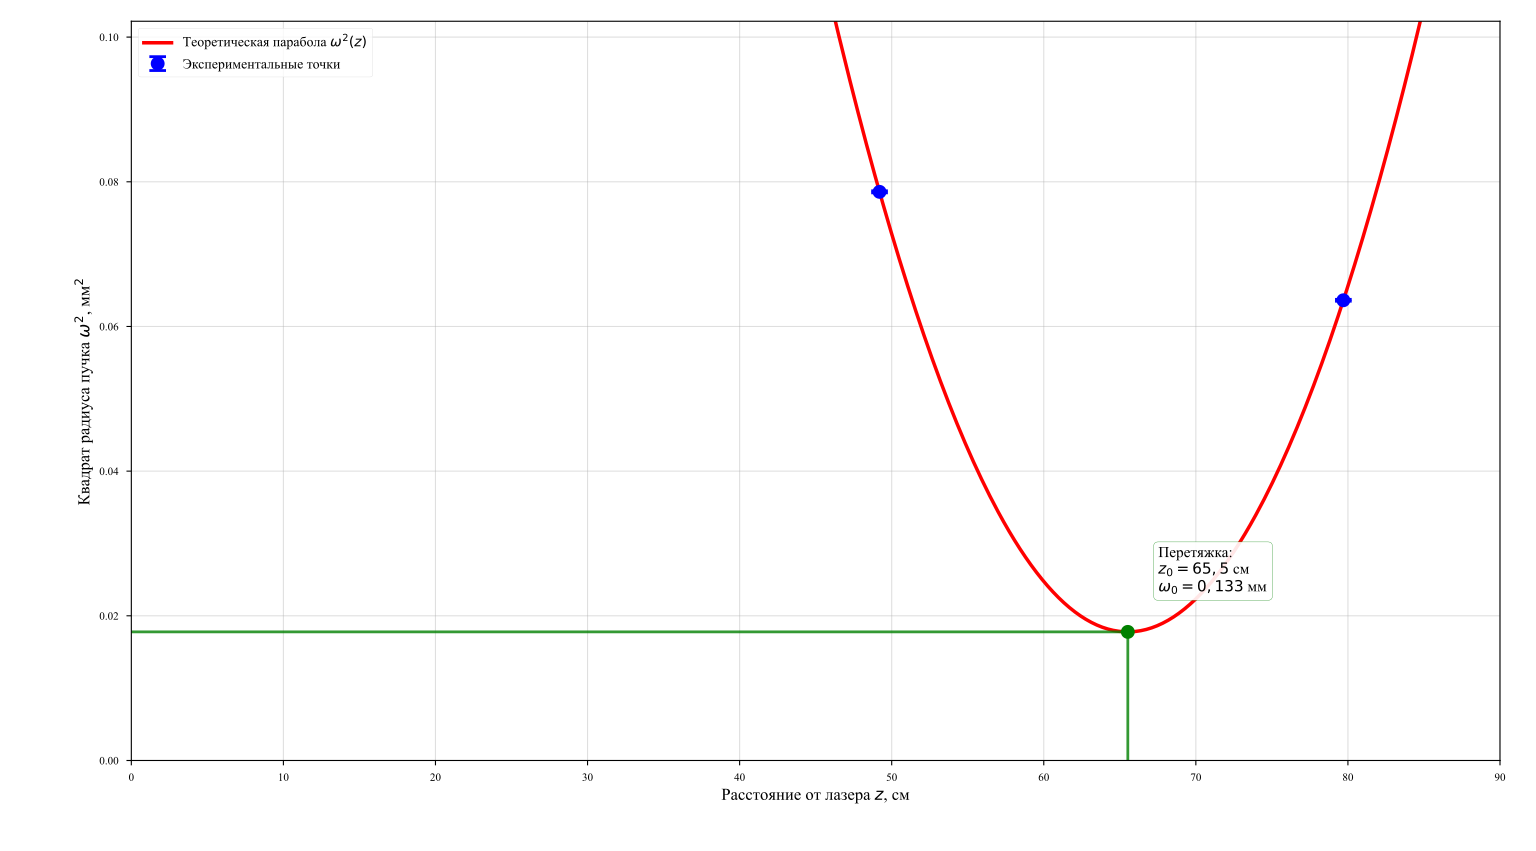

Generate this figure with Python:
import numpy as np
import matplotlib.pyplot as plt
from scipy.optimize import fsolve, curve_fit
import warnings

warnings.filterwarnings('ignore')

# Настройка стиля
plt.style.use('seaborn-v0_8-paper')
plt.rcParams['font.family'] = 'serif'
plt.rcParams['font.serif'] = ['Times New Roman', 'DejaVu Serif']
plt.rcParams['axes.unicode_minus'] = False

def fmt(val, decimals=4):
    return f"{val:.{decimals}f}".replace('.', ',')

# =============================================================================
# 1. Ввод данных
# =============================================================================
z1 = 797.0  # 79,7 см (ближе к перетяжке, пучок уже)
z2 = 492.0  # 49,2 см (дальше от перетяжки, пучок шире)

x1 = np.array([0, 0.05, 0.1, 0.15, 0.2, 0.25, 0.3, 0.35, 0.4, 0.45, 0.48, 0.5, 0.52, 0.54, 0.55, 0.56, 0.57, 0.58, 0.59, 0.6, 0.61, 0.62, 0.63, 0.64, 0.65, 0.66, 0.67, 0.68, 0.69, 0.7, 0.71, 0.72, 0.73, 0.75, 0.77, 0.79, 0.81, 0.83, 0.85, 0.9, 0.95, 1, 1.05, 1.1, 1.15, 1.2, 1.25])
V1 = np.array([5, 8, 12, 20, 55, 72, 125, 243, 475, 899, 1241, 1530, 1812, 2102, 2230, 2342, 2428, 2510, 2565, 2627, 2646, 2670, 2680, 2680, 2660, 2641, 2603, 2568, 2482, 2418, 2303, 2203, 2075, 1753, 1552, 1297, 1065, 800, 634, 314, 142, 68, 35, 18, 10, 6, 4])

x2 = np.array([0, 0.1, 0.15, 0.2, 0.25, 0.3, 0.35, 0.4, 0.45, 0.46, 0.47, 0.48, 0.49, 0.5, 0.51, 0.52, 0.53, 0.54, 0.55, 0.56, 0.57, 0.58, 0.59, 0.6, 0.61, 0.62, 0.63, 0.64, 0.65, 0.66, 0.67, 0.68, 0.69, 0.7, 0.71, 0.72, 0.73, 0.75, 0.76, 0.77, 0.78, 0.79, 0.8, 0.81, 0.82, 0.83, 0.84, 0.85, 0.86, 0.87, 0.88, 0.89, 0.9, 0.92, 0.94, 0.96, 0.98, 1, 1.05, 1.1, 1.15, 1.2, 1.25, 1.35, 1.4, 1.45])
V2 = np.array([0, 1, 3, 5, 8, 15, 30, 62, 138, 160, 185, 222, 264, 315, 356, 419, 489, 545, 625, 701, 760, 833, 936, 1020, 1123, 1250, 1352, 1430, 1530, 1658, 1759, 1874, 1980, 2060, 2170, 2267, 2346, 2468, 2490, 2538, 2559, 2570, 2580, 2570, 2553, 2520, 2468, 2427, 2364, 2245, 2214, 2066, 1951, 1745, 1482, 1241, 988, 783, 408, 180, 75, 32, 13, 7, 4, 2])

dV = 5.0
lambda_m = 0.6328e-3 

# =============================================================================
# 2. Аппроксимация профилей
# =============================================================================
def gaussian(x, V0, xc, omega, Vbg):
    return V0 * np.exp(-2 * (x - xc)**2 / omega**2) + Vbg

def get_omega(x, V):
    p0 = [np.max(V) - np.min(V), x[np.argmax(V)], 0.3, np.min(V)]
    popt, pcov = curve_fit(gaussian, x, V, p0=p0, sigma=np.full_like(V, dV), absolute_sigma=True)
    return popt[2], np.sqrt(np.diag(pcov))[2]

omega_1, d_omega_1 = get_omega(x1, V1)
omega_2, d_omega_2 = get_omega(x2, V2)

print(f"Эксперимент 1 (z={z1/10} см): omega_1 = {fmt(omega_1, 4)} мм")
print(f"Эксперимент 2 (z={z2/10} см): omega_2 = {fmt(omega_2, 4)} мм")

# =============================================================================
# 3. ПРАВИЛЬНОЕ численное решение (перетяжка МЕЖДУ точками)
# =============================================================================
def equation(u):
    # u = omega_0^2. Перетяжка между z1 и z2, поэтому расстояния СКЛАДЫВАЮТСЯ
    if u <= 0 or u >= min(omega_1**2, omega_2**2):
        return 1e6
    term = (np.pi * np.sqrt(u) / lambda_m) * (np.sqrt(omega_1**2 - u) + np.sqrt(omega_2**2 - u))
    return term - (z1 - z2)

u_sol = fsolve(equation, 0.015)[0] # 0.015 ~ (0.12)^2
omega_0 = np.sqrt(u_sol)

# Находим z_0. Расстояние от z1 до перетяжки:
dist_1 = (np.pi * omega_0 / lambda_m) * np.sqrt(omega_1**2 - omega_0**2)
z_0 = z1 - dist_1

print(f"\nНайденная перетяжка: omega_0 = {fmt(omega_0, 4)} мм, z_0 = {fmt(z_0/10, 2)} см")

# Проверка попадания в точки
def omega_sq(z, w0, z0, lam):
    return w0**2 + (lam**2 / (np.pi**2 * w0**2)) * (z - z0)**2

check_1 = np.sqrt(omega_sq(z1, omega_0, z_0, lambda_m))
check_2 = np.sqrt(omega_sq(z2, omega_0, z_0, lambda_m))
print(f"ПРОВЕРКА: парабола даёт omega(z1) = {fmt(check_1, 4)} мм (совпадает с {fmt(omega_1, 4)})")
print(f"ПРОВЕРКА: парабола даёт omega(z2) = {fmt(check_2, 4)} мм (совпадает с {fmt(omega_2, 4)})")

# =============================================================================
# 4. Оценка погрешностей (Монте-Карло)
# =============================================================================
N_mc = 10000
w0_samples, z0_samples = [], []
for _ in range(N_mc):
    z1_mc = np.random.normal(z1, 1.0)
    z2_mc = np.random.normal(z2, 1.0)
    w1_mc = np.random.normal(omega_1, d_omega_1)
    w2_mc = np.random.normal(omega_2, d_omega_2)
    
    def eq_mc(u):
        if u <= 0 or u >= min(w1_mc**2, w2_mc**2): return 1e6
        return (np.pi * np.sqrt(u) / lambda_m) * (np.sqrt(w1_mc**2 - u) + np.sqrt(w2_mc**2 - u)) - (z1_mc - z2_mc)
    
    try:
        u_mc = fsolve(eq_mc, 0.015)[0]
        if 0 < u_mc < min(w1_mc**2, w2_mc**2):
            w0_mc = np.sqrt(u_mc)
            dist_mc = (np.pi * w0_mc / lambda_m) * np.sqrt(w1_mc**2 - u_mc)
            z0_samples.append(z1_mc - dist_mc)
            w0_samples.append(w0_mc)
    except:
        pass

d_omega_0 = np.std(w0_samples)
d_z_0 = np.std(z0_samples)
print(f"Погрешности: omega_0 = {fmt(omega_0, 4)} +/- {fmt(d_omega_0, 4)} мм, z_0 = {fmt(z_0/10, 2)} +/- {fmt(d_z_0/10, 2)} см")

# =============================================================================
# 5. Построение графика
# =============================================================================
fig, ax = plt.subplots(figsize=(9, 6))

z_theory = np.linspace(0, 900, 500)
omega2_theory = omega_sq(z_theory, omega_0, z_0, lambda_m)

# Асимптоты
# theta = lambda_m / (np.pi * omega_0)
# omega2_asym = (theta**2) * (z_theory - z_0)**2

# ax.plot(z_theory/10, omega2_asym, 'k--', linewidth=1.5, alpha=0.5, label='Асимптоты (расходимость)')
ax.plot(z_theory/10, omega2_theory, 'r-', linewidth=2.5, label='Теоретическая парабола $\omega^2(z)$')

ax.errorbar([z1/10, z2/10], [omega_1**2, omega_2**2], 
            yerr=[2*omega_1*d_omega_1, 2*omega_2*d_omega_2], 
            fmt='bo', markersize=10, capsize=6, capthick=2, 
            label='Экспериментальные точки')

# Указатели на перетяжку
ax.plot([z_0/10, z_0/10], [0, omega_0**2], 'g-', linewidth=2, alpha=0.8)
ax.plot([0, z_0/10], [omega_0**2, omega_0**2], 'g-', linewidth=2, alpha=0.8)
ax.plot(z_0/10, omega_0**2, 'go', markersize=10)

ax.text(z_0/10 + 2, omega_0**2 + 0.005, 
        f'Перетяжка:\n$z_0 = {fmt(z_0/10, 1)}$ см\n$\omega_0 = {fmt(omega_0, 3)}$ мм', 
        verticalalignment='bottom', fontsize=11, 
        bbox=dict(facecolor='white', alpha=0.9, edgecolor='green', boxstyle='round,pad=0.3'))

ax.set_xlabel(r'Расстояние от лазера $z$, см', fontsize=12)
ax.set_ylabel(r'Квадрат радиуса пучка $\omega^2$, мм$^2$', fontsize=12)
# ax.set_title('Графическое определение перетяжки (парабола проходит через обе точки)', fontsize=13)
ax.legend(fontsize=10, loc='upper left')
ax.grid(True, alpha=0.4)
ax.set_xlim(0, 90)
ax.set_ylim(0, max(omega_1**2, omega_2**2) * 1.3)

plt.tight_layout()
plt.savefig('waist_overlay_graph.png', dpi=300)
print("\nГрафик сохранён в файл 'waist_overlay_graph.png'")
plt.show()
